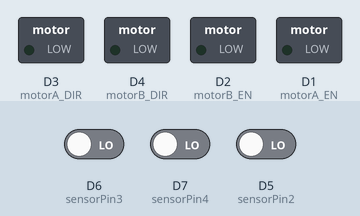
Recording of a sketch running on a simulated ESP8266 (NodeMCU). Shown: switched loads named in the sketch (green lamp = pin HIGH). The test bench sets the inputs (shaded band); at power-on: D6 (sensorPin3) LOW, D7 (sensorPin4) LOW, D5 (sensorPin2) LOW. What the sketch prints to the serial monitor is not drawn.

Above: at 1.2 s.
1.3 s: D6 (sensorPin3) driven HIGH and D7 (sensorPin4) driven HIGH
At 2.3 s:
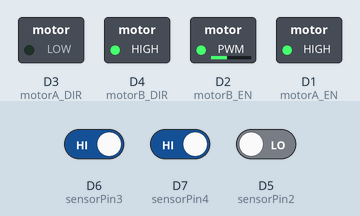
2.8 s: D6 (sensorPin3) driven LOW
At 3.4 s:
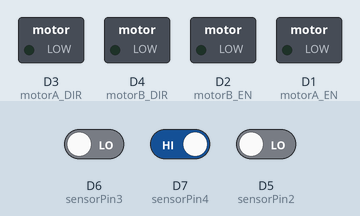
4.3 s: D5 (sensorPin2) driven HIGH
At 5.5 s:
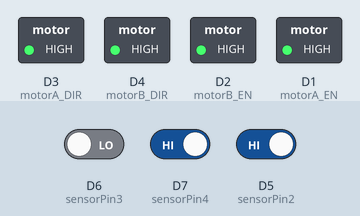
5.8 s: D5 (sensorPin2) driven LOW
At 6.7 s:
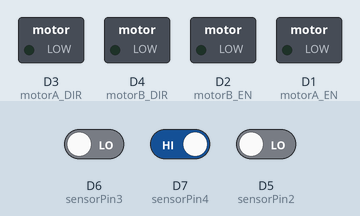
7.3 s: D6 (sensorPin3) driven HIGH
At 7.8 s:
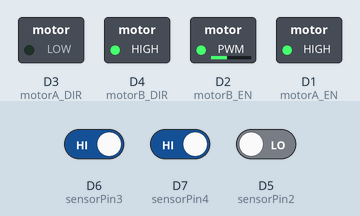
8.8 s: D7 (sensorPin4) driven LOW and D5 (sensorPin2) driven HIGH
At 9.3 s:
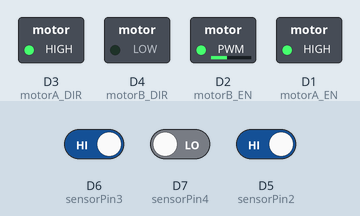
Timing chart, 0 to 11.3 s (numbered marks = the images above; inputs shaded):
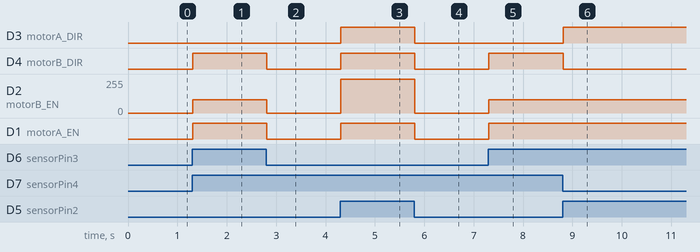

Measured:
- after the input at 1.3 s, D4 (motorB_DIR), D1 (motorA_EN): LOW → HIGH at once; D2 (motorB_EN): 0/255 → 100/255 at once
- after the input at 2.8 s, D4 (motorB_DIR), D1 (motorA_EN): HIGH → LOW at once; D2 (motorB_EN): 100/255 → 0/255 at once
- after the input at 4.3 s, D3 (motorA_DIR), D4 (motorB_DIR), D1 (motorA_EN): LOW → HIGH at once; D2 (motorB_EN): 0/255 → 255/255 at once
- after the input at 5.8 s, D3 (motorA_DIR), D4 (motorB_DIR), D1 (motorA_EN): HIGH → LOW at once; D2 (motorB_EN): 255/255 → 0/255 at once
- after the input at 7.3 s, D4 (motorB_DIR), D1 (motorA_EN): LOW → HIGH at once; D2 (motorB_EN): 0/255 → 100/255 at once
- after the input at 8.8 s, D3 (motorA_DIR): LOW → HIGH at once; D4 (motorB_DIR): HIGH → LOW at once

The sketch:

Teste_Line_Follower_3_PID.ino
```cpp
int motorA_EN = D1;
int motorA_DIR = D3;
int motorB_EN = D2;
int motorB_DIR = D4;

const int sensorPin2 = D5;  // Pino do terceiro sensor IR (D5)
const int sensorPin3 = D6;  // Pino do quarto sensor IR (D6)
const int sensorPin4 = D7;  // Pino do quinto sensor IR (D7)

// Definindo os parâmetros do PID
double kp = 1.0;
double ki = 0.1;
double kd = 0.2;

// Definindo o ajuste para a linha central
double TARGET = 1.0;

// Definindo o intervalo de tempo para o ciclo de controle
unsigned long dt = 100; // em milissegundos

// Variáveis globais
double previous_error = 0;
double integral = 0;

int MAX_SPEED = 255;
int MIN_SPEED = 100;

void setup() {
  Serial.begin(115200);
  Serial.println("");
  Serial.println("Teste de motores iniciando...");

  pinMode(motorA_EN, OUTPUT);
  pinMode(motorA_DIR, OUTPUT);
  pinMode(motorB_EN, OUTPUT);
  pinMode(motorB_DIR, OUTPUT);

  pinMode(sensorPin2, INPUT);
  pinMode(sensorPin3, INPUT);
  pinMode(sensorPin4, INPUT);
}

void loop() {
  int value2 = digitalRead(sensorPin2);
  int value3 = digitalRead(sensorPin3);
  int value4 = digitalRead(sensorPin4);

  // Calculando o erro
  double error = value3 - TARGET;

  // Calculando o termo integral
  integral += error * dt;

  // Calculando o termo derivativo
  double derivative = (error - previous_error) / dt;

  // Calculando a saída do PID
  double output = kp * error + ki * integral + kd * derivative;

  // Ajustando a velocidade dos motores de acordo com a saída do PID
  int left_speed = constrain(MAX_SPEED - output, MIN_SPEED, MAX_SPEED);
  int right_speed = constrain(MAX_SPEED + output, MIN_SPEED, MAX_SPEED);

  // Definindo a direção dos motores
  if (value2 == HIGH && value3 == LOW && value4 == HIGH) {
    // Se todos os sensores estiverem sobre a linha, siga em frente
    digitalWrite(motorA_EN, HIGH);
    digitalWrite(motorA_DIR, HIGH);
    digitalWrite(motorB_EN, HIGH);
    digitalWrite(motorB_DIR, HIGH);
  } else if (value2 == HIGH && value3 == HIGH && value4 == LOW) {
    // Se o sensor do meio detectar a linha, vire levemente à direita
    analogWrite(motorA_EN, left_speed);
    digitalWrite(motorA_DIR, HIGH);
    analogWrite(motorB_EN, right_speed);
    digitalWrite(motorB_DIR, LOW);
  } else if (value2 == LOW && value3 == HIGH && value4 == HIGH) {
    // Se o sensor do meio detectar a linha, vire levemente à esquerda
    analogWrite(motorA_EN, left_speed);
    digitalWrite(motorA_DIR, LOW);
    analogWrite(motorB_EN, right_speed);
    digitalWrite(motorB_DIR, HIGH);
  } else {
    // Se nenhum sensor detectar a linha, pare
    digitalWrite(motorA_EN, LOW);
    digitalWrite(motorA_DIR, LOW);
    digitalWrite(motorB_EN, LOW);
    digitalWrite(motorB_DIR, LOW);
  }

  // Atualizando a variável de erro anterior
  previous_error = error;

  delay(10); // Pequeno atraso para estabilidade
}
```
